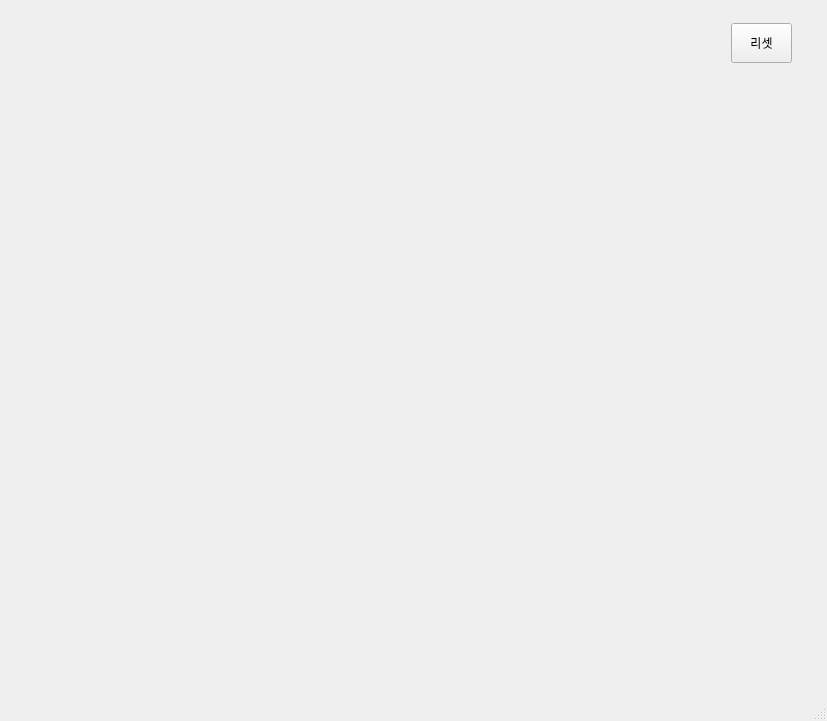
<?xml version="1.0" encoding="UTF-8"?>
<ui version="4.0">
 <class>MainWindow</class>
 <widget class="QMainWindow" name="MainWindow">
  <property name="geometry">
   <rect>
    <x>0</x>
    <y>0</y>
    <width>827</width>
    <height>721</height>
   </rect>
  </property>
  <property name="windowTitle">
   <string>MainWindow</string>
  </property>
  <widget class="QWidget" name="centralwidget">
   <widget class="QPushButton" name="pbReset">
    <property name="geometry">
     <rect>
      <x>731</x>
      <y>23</y>
      <width>61</width>
      <height>40</height>
     </rect>
    </property>
    <property name="toolTip">
     <string>2,3</string>
    </property>
    <property name="text">
     <string>리셋</string>
    </property>
    <property name="iconSize">
     <size>
      <width>40</width>
      <height>40</height>
     </size>
    </property>
   </widget>
  </widget>
  <widget class="QMenuBar" name="menubar">
   <property name="geometry">
    <rect>
     <x>0</x>
     <y>0</y>
     <width>827</width>
     <height>31</height>
    </rect>
   </property>
  </widget>
  <widget class="QStatusBar" name="statusbar"/>
 </widget>
 <resources/>
 <connections/>
</ui>
